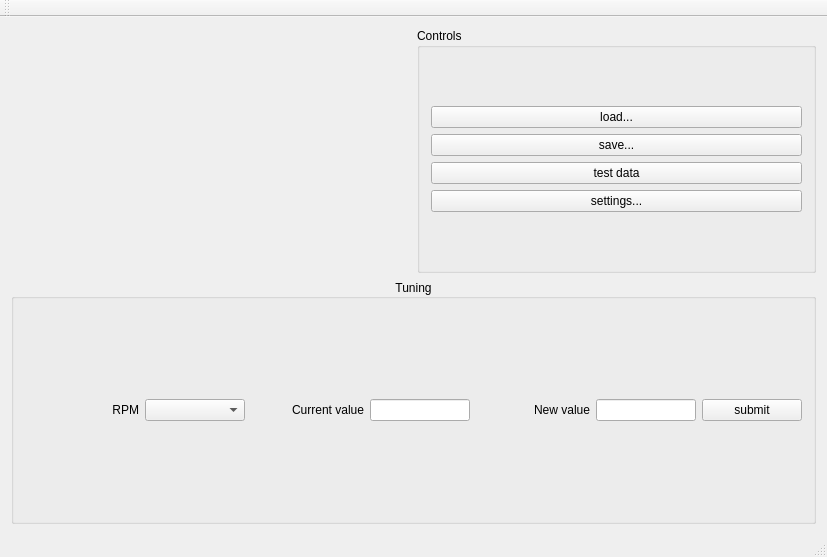
<?xml version="1.0" encoding="UTF-8"?>
<ui version="4.0">
 <class>View</class>
 <widget class="QMainWindow" name="MainWindow">
  <property name="geometry">
   <rect>
    <x>0</x>
    <y>0</y>
    <width>827</width>
    <height>557</height>
   </rect>
  </property>
  <property name="windowTitle">
   <string>MainWindow</string>
  </property>
  <widget class="QWidget" name="centralWidget">
   <layout class="QGridLayout" name="gridLayout">
    <item row="0" column="0">
     <widget class="QwtPlot" name="mainPlot"/>
    </item>
    <item row="0" column="1">
     <widget class="QGroupBox" name="controlBox">
      <property name="title">
       <string>Controls</string>
      </property>
      <layout class="QVBoxLayout" name="verticalLayout_2">
       <item>
        <layout class="QVBoxLayout" name="verticalLayout">
         <item>
          <widget class="QPushButton" name="loadButton">
           <property name="text">
            <string>load...</string>
           </property>
          </widget>
         </item>
         <item>
          <widget class="QPushButton" name="saveButton">
           <property name="text">
            <string>save...</string>
           </property>
          </widget>
         </item>
         <item>
          <widget class="QPushButton" name="initWithTestDataButton">
           <property name="text">
            <string>test data</string>
           </property>
          </widget>
         </item>
         <item>
          <widget class="QPushButton" name="settingsButton">
           <property name="text">
            <string>settings...</string>
           </property>
          </widget>
         </item>
        </layout>
       </item>
      </layout>
     </widget>
    </item>
    <item row="1" column="0" colspan="2">
     <widget class="QGroupBox" name="tuningBox">
      <property name="minimumSize">
       <size>
        <width>0</width>
        <height>50</height>
       </size>
      </property>
      <property name="title">
       <string>Tuning</string>
      </property>
      <property name="alignment">
       <set>Qt::AlignCenter</set>
      </property>
      <layout class="QHBoxLayout" name="horizontalLayout_2">
       <item>
        <layout class="QHBoxLayout" name="horizontalLayout">
         <item>
          <widget class="QLabel" name="label_2">
           <property name="text">
            <string>RPM</string>
           </property>
           <property name="alignment">
            <set>Qt::AlignRight|Qt::AlignTrailing|Qt::AlignVCenter</set>
           </property>
          </widget>
         </item>
         <item>
          <widget class="QComboBox" name="listOfRpms">
           <property name="maximumSize">
            <size>
             <width>100</width>
             <height>16777215</height>
            </size>
           </property>
          </widget>
         </item>
         <item>
          <widget class="QLabel" name="label_3">
           <property name="text">
            <string>Current value</string>
           </property>
           <property name="alignment">
            <set>Qt::AlignRight|Qt::AlignTrailing|Qt::AlignVCenter</set>
           </property>
          </widget>
         </item>
         <item>
          <widget class="QLineEdit" name="currentValueLineEdit">
           <property name="enabled">
            <bool>true</bool>
           </property>
           <property name="maximumSize">
            <size>
             <width>100</width>
             <height>16777215</height>
            </size>
           </property>
           <property name="readOnly">
            <bool>true</bool>
           </property>
          </widget>
         </item>
         <item>
          <widget class="QLabel" name="label">
           <property name="text">
            <string>New value</string>
           </property>
           <property name="alignment">
            <set>Qt::AlignRight|Qt::AlignTrailing|Qt::AlignVCenter</set>
           </property>
          </widget>
         </item>
         <item>
          <widget class="QLineEdit" name="newValueLineEdit">
           <property name="maximumSize">
            <size>
             <width>100</width>
             <height>16777215</height>
            </size>
           </property>
          </widget>
         </item>
         <item>
          <widget class="QPushButton" name="submitButton">
           <property name="maximumSize">
            <size>
             <width>100</width>
             <height>16777215</height>
            </size>
           </property>
           <property name="text">
            <string>submit</string>
           </property>
          </widget>
         </item>
        </layout>
       </item>
      </layout>
     </widget>
    </item>
   </layout>
  </widget>
  <widget class="QMenuBar" name="menuBar">
   <property name="geometry">
    <rect>
     <x>0</x>
     <y>0</y>
     <width>827</width>
     <height>21</height>
    </rect>
   </property>
  </widget>
  <widget class="QToolBar" name="mainToolBar">
   <attribute name="toolBarArea">
    <enum>TopToolBarArea</enum>
   </attribute>
   <attribute name="toolBarBreak">
    <bool>false</bool>
   </attribute>
  </widget>
  <widget class="QStatusBar" name="statusBar"/>
 </widget>
 <layoutdefault spacing="6" margin="11"/>
 <customwidgets>
  <customwidget>
   <class>QwtPlot</class>
   <extends>QFrame</extends>
   <header>qwt_plot.h</header>
   <container>1</container>
  </customwidget>
 </customwidgets>
 <resources/>
 <connections/>
</ui>
